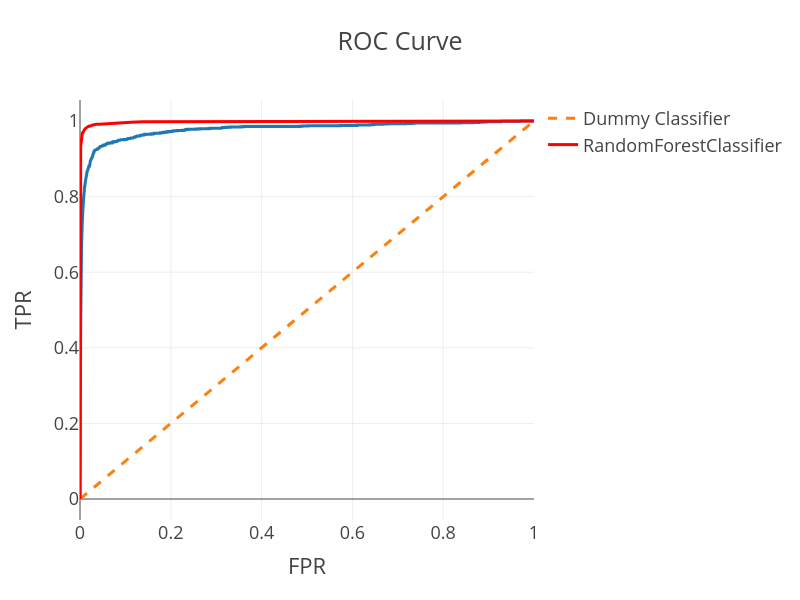

Here is the notebook cell this chart was saved with:
### Code cell
# ROC Curve
fpr_rf, tpr_rf, thresholds_rf = roc_curve(y_test_5, y_proba_rf[:, 1])

# plot
fig = px.line(df, x='FPR', y='TPR', title='ROC Curve', width=800, height=600, hover_data=['Threshold'])
fig.add_scatter(x=fpr_dummy, y=tpr_dummy, mode='lines', name='Dummy Classifier', line=dict(dash='dash'))
fig.add_scatter(x=fpr_rf, y=tpr_rf, mode='lines', name='RandomForestClassifier', marker=dict(color='red'))
fig.show()

### Figure 1 — Plotly figure (JSON) as saved in the notebook; plotly's stock layout.template omitted (floating-point values rounded to 4 significant figures; data arrays with more than 128 entries replaced by an {"elided": "..."} marker saying what was removed)
{"data": [{"customdata": {"elided": "706x1 float values"}, "hovertemplate": "FPR=%{x}<br>TPR=%{y}<br>Threshold=%{customdata[0]}<extra></extra>", "legendgroup": "", "line": {"color": "#1F77B4", "dash": "solid"}, "marker": {"symbol": "circle"}, "mode": "lines", "name": "", "orientation": "v", "showlegend": false, "type": "scatter", "x": {"elided": "706 float values"}, "xaxis": "x", "y": {"elided": "706 float values"}, "yaxis": "y"}, {"line": {"dash": "dash"}, "mode": "lines", "name": "Dummy Classifier", "type": "scatter", "x": [0, 1], "y": [0, 1]}, {"marker": {"color": "red"}, "mode": "lines", "name": "RandomForestClassifier", "type": "scatter", "x": [0, 0, 0, 0, 0, 0, 0, 0, 0, 0, 0, 0, 0, 0, 0, 0, 0, 0, 0, 0, 0, 0, 0, 0, 0, 0, 6.292e-05, 6.292e-05, 6.292e-05, 6.292e-05, 6.292e-05, 6.292e-05, 6.292e-05, 6.292e-05, 6.292e-05, 0.0001258, 0.0001258, 0.0001258, 0.0001258, 0.0001888, 0.0001888, 0.0001888, 0.0002517, 0.0003146, 0.0003146, 0.0003775, 0.0003775, 0.0004404, 0.0005034, 0.0005034, 0.0006921, 0.0006921, 0.000755, 0.0009438, 0.001007, 0.001007, 0.001133, 0.001384, 0.001447, 0.00151, 0.002013, 0.002202, 0.002517, 0.002706, 0.002894, 0.003335, 0.003524, 0.003838, 0.004153, 0.004279, 0.00453, 0.00516, 0.00604, 0.006795, 0.00755, 0.008243, 0.009124, 0.01013, 0.01101, 0.01258, 0.01416, 0.0168, 0.01938, 0.02202, 0.02498, 0.02813, 0.03196, 0.03631, 0.04297, 0.05021, 0.05971, 0.07173, 0.08815, 0.1126, 0.1397, 0.179, 0.2361, 0.33, 0.5055, 1], "y": [0, 0.03298, 0.07281, 0.1114, 0.1593, 0.2153, 0.2614, 0.2962, 0.3261, 0.3578, 0.3858, 0.4406, 0.4655, 0.4866, 0.5096, 0.5308, 0.5495, 0.5663, 0.5843, 0.5986, 0.6092, 0.6285, 0.6397, 0.6515, 0.6646, 0.6733, 0.6851, 0.6982, 0.705, 0.7162, 0.725, 0.7324, 0.7455, 0.761, 0.7747, 0.7834, 0.7897, 0.8015, 0.8077, 0.8158, 0.8233, 0.837, 0.8432, 0.8469, 0.8519, 0.8587, 0.8637, 0.8681, 0.8755, 0.8799, 0.8867, 0.8917, 0.8986, 0.9042, 0.911, 0.9141, 0.9179, 0.9222, 0.9266, 0.9347, 0.9371, 0.9409, 0.9421, 0.9446, 0.9496, 0.9527, 0.9552, 0.9608, 0.962, 0.9639, 0.9664, 0.9683, 0.9689, 0.9695, 0.9726, 0.9745, 0.9757, 0.9788, 0.9788, 0.9807, 0.9832, 0.9844, 0.9863, 0.9863, 0.9876, 0.9894, 0.9913, 0.9913, 0.9913, 0.9919, 0.9938, 0.9944, 0.9944, 0.9969, 0.9981, 0.9981, 1, 1, 1, 1]}], "layout": {"height": 600, "legend": {"tracegroupgap": 0}, "title": {"text": "ROC Curve"}, "width": 800, "xaxis": {"anchor": "y", "domain": [0, 1], "title": {"text": "FPR"}}, "yaxis": {"anchor": "x", "domain": [0, 1], "title": {"text": "TPR"}}}}
